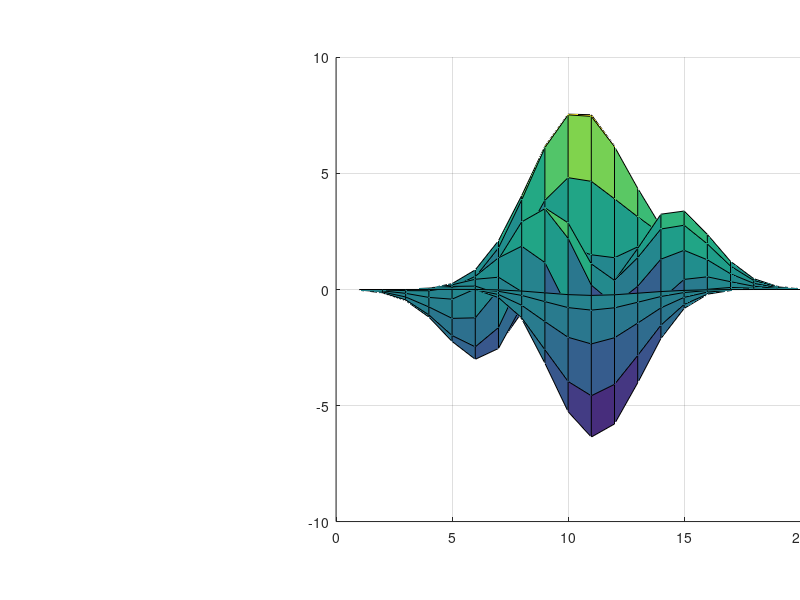

This chart was generated by the following MATLAB code: (Note: this script raises an error after producing the figure.)
%=============================================================================
% Copyright (c) 2026-present Allan CORNET (Nelson)
%=============================================================================
% This file is part of Nelson.
%=============================================================================
% LICENCE_BLOCK_BEGIN
% SPDX-License-Identifier: LGPL-3.0-or-later
% LICENCE_BLOCK_END
%=============================================================================
% <--ADV-CLI MODE-->
%=============================================================================
close all;
f = figure('Visible', 'off');
surf(peaks(20));
ax = gca();
camtarget(ax, [0 0 0]);
campos(ax, [0 -30 0]);
camup(ax, [0 0 1]);
%=============================================================================
% Panning rotates the target around the camera: the position is unchanged
% and the camera-target distance is preserved.
p0 = campos(ax);
d0 = norm(campos(ax) - camtarget(ax));
campan(ax, 20, 0);
asserts.isapprox(campos(ax), p0, 1e-9);
asserts.isapprox(norm(campos(ax) - camtarget(ax)), d0, 1e-6);
asserts.istrue(norm(camtarget(ax) - [0 0 0]) > 0);
%=============================================================================
asserts.checkerror('campan(gca(), ''a'', 1)', 'Rotation angles must be real scalars.');
%=============================================================================
close all;
%=============================================================================
